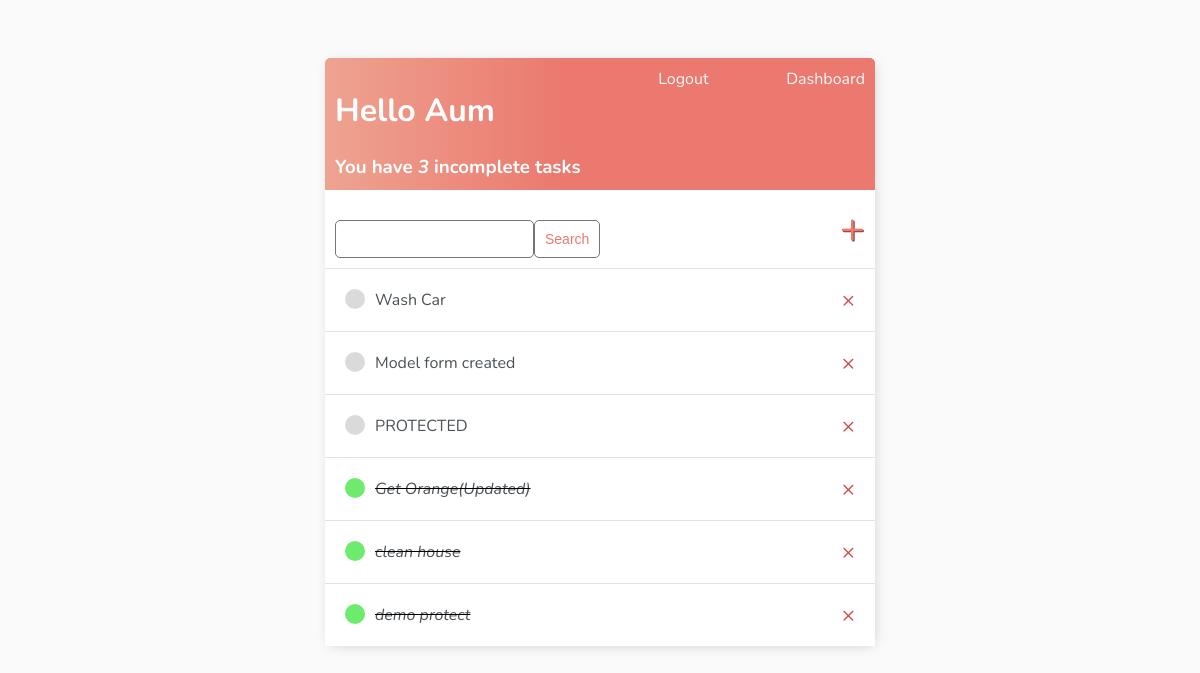
Page //dashboard (signed in) on the earlier database version.
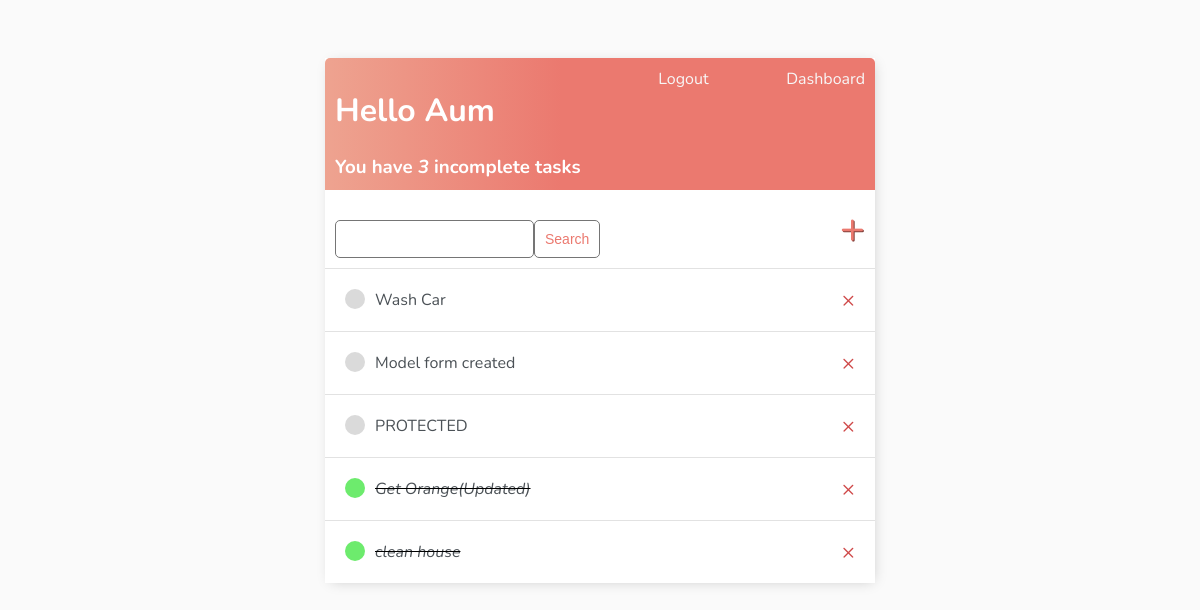
Same page on the later database version.
### base/models.py (models this page shows)
class Task(models.Model):
    VISIBILITY_CHOICES = [
        ('public', 'Public'),
        ('private', 'Private'),
        ('protected', 'Protected'),
    ]
    user= models.ForeignKey(User,on_delete=models.CASCADE,null=True,blank=True)
    title=models.CharField(max_length=200)
    description=models.TextField(null=True,blank=True)
    complete = models.BooleanField(default=False)
    created = models.DateTimeField(auto_now_add=True)
    visibility = models.CharField(max_length=10, choices=VISIBILITY_CHOICES, default='private')
    allowed_groups = models.ManyToManyField(Group, blank=True)
    def __str__(self):
        return self.title
    class Meta:
        ordering = ['complete']

### base/views.py (called while the page is built)
    def get_context_data(self, **kwargs):
        context = super().get_context_data(**kwargs)
        context['tasks'] = context['tasks'].filter(user=self.request.user)
        context['count'] = context['tasks'].filter(complete=False).count()
        search_input = self.request.GET.get('search-area') or ''
        if search_input:
            context['tasks']= context['tasks'].filter(title__startswith=search_input)   #title__icontains used for getting all realed words in the list
            tasks= tasks.filter(title_startswith=search_input)
        context['search_input'] = search_input
        return context

### base/templates/base/task_list.html (shortened to what this page needs)
{%extends 'base/main.html'%}
{% block content %}
<div class="header-bar">
    <div>
        <h1>Hello {{request.user|title}}</h1>
        <h3 style="margin:0">You have <i>{{count}} </i>incomplete task{{ count|pluralize:"s" }}</h3>
    </div>
    {%if request.user.is_authenticated%}
    <form method="POST" action="{% url 'logout' %}" style="display: inline;">
        <a href="#" onclick="this.closest('form').submit(); return false;">Logout</a>
        <br>
    </form>
    <a href="{% url 'dashboard' %}" class="btn btn-link">Dashboard</a>
    {%else%}
        <a href="{% url 'login' %}">Login</a>
    {%endif%}
</div>
<div id="search-add-wrapper">
    <form method="GET" style="margin-top: 20px;display:flex;">
        <input type="text" name="search-area" value ="{{search_input}}">
        <input class="button" type="submit" value = "Search">
    </form>
    <a id="add-link" href="{%url 'task-create'  %}">&#x2b;</a>
</div>
<div class="task-items-wrapper">
        {% for task in tasks %}
         <div class= "task-wrapper">
            {%if task.complete %}
                <div class = "task-title">
                        <div class="task-complete-icon"> </div>
                        <i><s><a href="{% url 'task-update' task.id%}">{{task}}</a></s></i>
                </div>
                <a class="delete-link" href ="{% url 'task-delete' task.id%}">&#215;</a>
                {% else %}
                        <div class = "task-title">
                        <div class="task-incomplete-icon"> </div>
                        <a href="{% url 'task-update' task.id%}">{{task}}</a>
                        </div>
            <a class="delete-link" href ="{% url 'task-delete' task.id%}">&#215;</a>   {% comment %}Delete {% endcomment %}
            {%endif%}
         </div>
        {%empty%}
        <h3>No Items in the List</h3>
        {%endfor%}
</div>
{% endblock content %}

Differences in the rows shown:
removed Task: title "demo protect"
